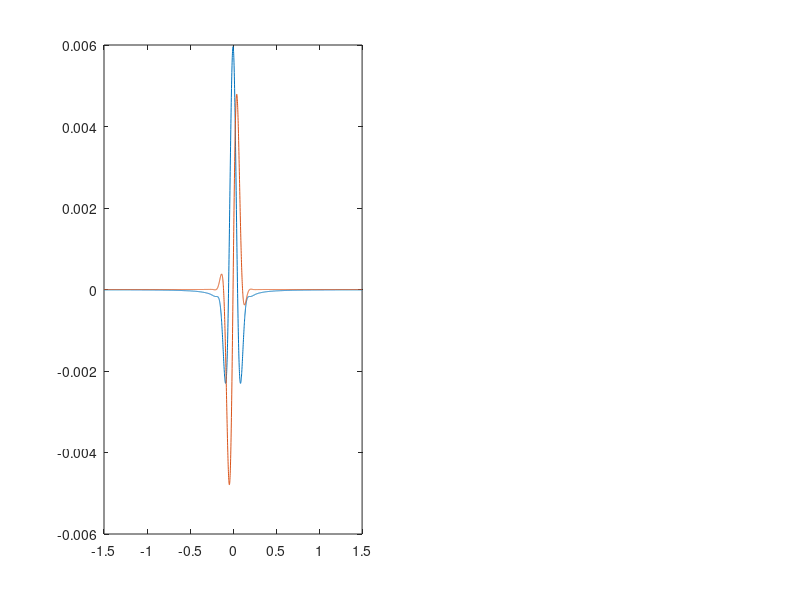

This chart was generated by the following MATLAB code: (Note: this script raises an error after producing the figure.)
clear

% Setup Parameters
srate = 1000;           % in Hz
npnts = 3001;

% movie time parameter!
refresh_speed = .6; % seconds

% vector of frequencies
hz = linspace(0,35,npnts);

b = 27;
g = 3;

for i = 1:b

    Wbg = (i/g)^(1/g); % maximum value at the peak frequency

    % Normalisation factor (Olhede & Walden, 2002, P2666, k=0)
    r=(2*i+1)/g;
    A=sqrt(pi*g*2^r*exp(-gammaln(r)));

    y  = Wbg*hz;             % shifted frequencies
    wa = 2*pi*y;

    % Normalisation factor for unit energy at each scale
    scale_fac=sqrt(srate*Wbg);

    % Morse Wavelet
    awt = scale_fac*sqrt(2)*A*(wa.^i).*(exp(-wa.^g));
    awt = awt ./ max(awt);

    x = fftshift(ifft(awt));
    
    time = (-floor(npnts/2):floor(npnts/2))/srate;

    figure(4), clf
    subplot(121);
    plot(time,real(x));
    hold on
    plot(time,imag(x));
    title("Time Domain Morse Wavelet: β = " + b + " & γ = " + g)
    hold off

    subplot(122)
    plot(hz,awt);
    title("Freq Domain Morse Wavelet: β = " + b + " & γ = " + g)

    
    pause(refresh_speed)
end


